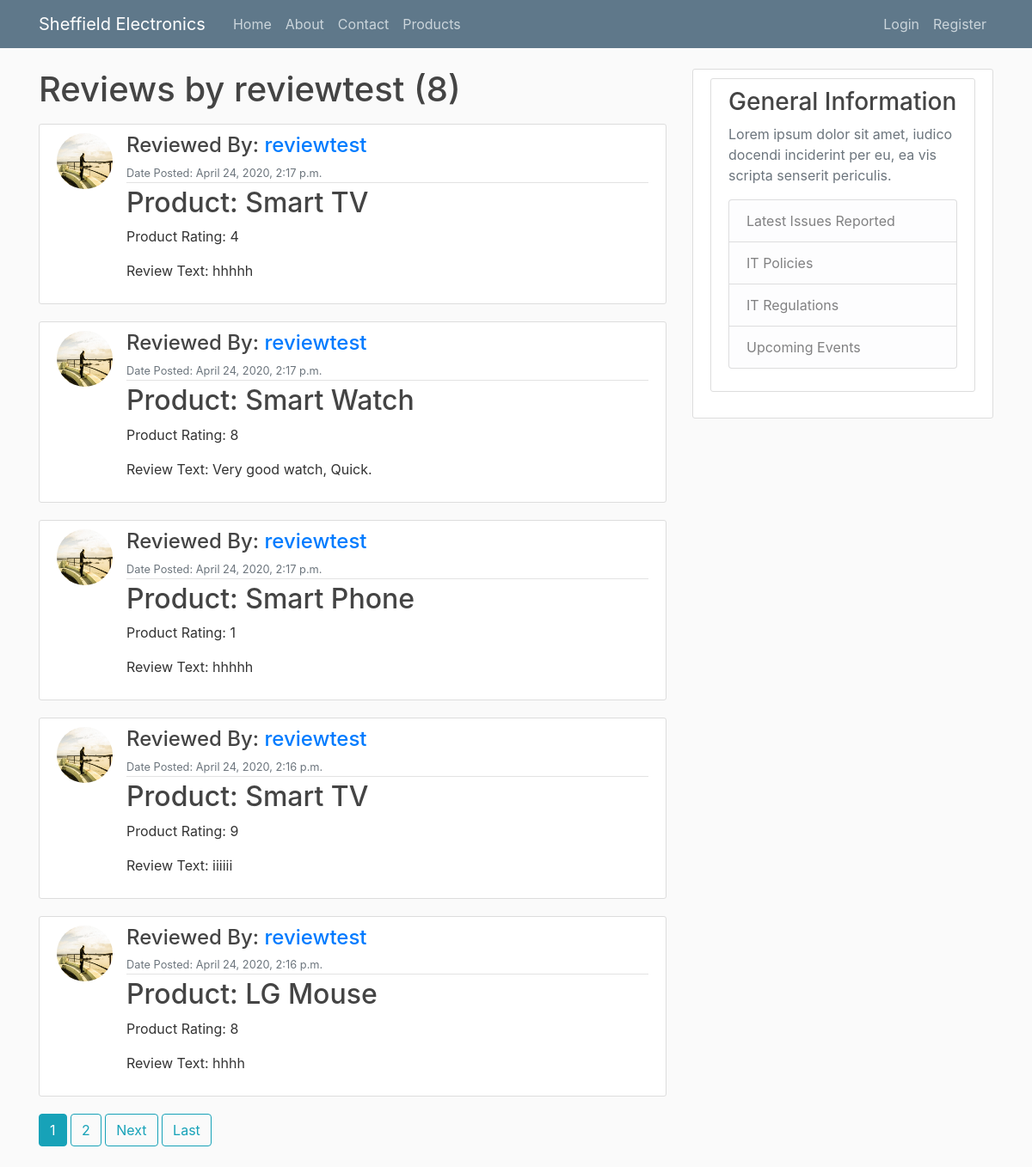
The app's page /user/reviewtest with its own data.
### itreporting/models.py (models this page shows, shortened)
class Review(models.Model):
	productname=models.CharField(max_length=255)
	productrating=models.CharField(max_length=5)
	reviewtext=models.TextField()
	date=models.DateTimeField(default=timezone.now)
	author=models.ForeignKey(User,on_delete=models.CASCADE)

### users/models.py (models this page shows)
class Profile(models.Model):
	user = models.OneToOneField(User, on_delete=models.CASCADE)
	fullname=models.CharField(max_length=255)
	dob=models.DateField()
	address=models.TextField()
	city=models.CharField(max_length=255)
	country=models.CharField(max_length=255)
	image = models.ImageField(default='default.jpg', upload_to='profile_pics')

### itreporting/views.py (the view)
# urls.py: path('user/<str:username>', UserPostListView.as_view(), name='user-reviews'),
class UserPostListView(ListView):
	model = Review
	template_name = 'itreporting/user_reviews.html'
	context_object_name = 'reviews'
	paginate_by = 5
	def get_queryset(self):
		user=get_object_or_404(User,
		username=self.kwargs.get('username'))
		return Review.objects.filter(author=user).order_by('-date')

### itreporting/templates/itreporting/user_reviews.html (shortened to what this page needs)
{% extends "itreporting/base.html" %}
{% block content %}
<h1 class="mb-3"> Reviews by {{ view.kwargs.username }} ({{ page_obj.paginator.count }})</h1>
{% for review in reviews %}
	<article class="media content-section">
	<img class="rounded-circle article-img" src="{{ review.author.profile.image.url }}"/>
  <div class="media-body">
    <div class="article-metadata">
      <h4 class="mr-2"> Reviewed By:  <a class="mr-2" href="{% url 'user-reviews' review.author.username %}"> {{ review.author }} </a>  </h4>
      <small class="text-muted">Date Posted: {{ review.date}}</small>
    </div>
    <h2>Product: <a class="article-title" href="{% url 'review-detail' review.id %}">{{ review.productname }} </a></h2>
	<p class="article-content">Product Rating: {{ review.productrating }}</p>
	<p class="article-content">Review Text: {{ review.reviewtext }}</p>
  </div>
</article>
{% endfor %}
{% if is_paginated %}
      {% for num in page_obj.paginator.page_range %}
        {% if page_obj.number == num %}
          <a class="btn btn-info mb-4" href="?page={{ num }}">{{ num }}</a>
        {% elif num > page_obj.number|add:'-3' and num < page_obj.number|add:'3' %}
          <a class="btn btn-outline-info mb-4" href="?page={{ num }}">{{ num }}</a>
        {% endif %}
      {% endfor %}
      {% if page_obj.has_next %}
        <a class="btn btn-outline-info mb-4" href="?page={{ page_obj.next_page_number }}">Next</a>
        <a class="btn btn-outline-info mb-4" href="?page={{ page_obj.paginator.num_pages }}">Last</a>
      {% endif %}
{% endif %}
{% endblock content %}

### itreporting/static/css/styles.css (style rules this page uses)
body { background: #fafafa; color: #333333; margin-top: 5rem; }
h1, h2, h3, h4, h5, h6 { color: #444444; }
.content-section { background: #ffffff; padding: 10px 20px; border: 1px solid #dddddd; border-radius: 3px; margin-bottom: 20px; }
.article-title { color: #444444; }
.article-content { white-space: pre-line; }
.article-img { height: 65px; width: 65px; margin-right: 16px; }
.article-metadata { padding-bottom: 1px; margin-bottom: 4px; border-bottom: 1px solid #e3e3e3 }

### records on screen
Review: author.profile.image (picture), author "reviewtest", date "April 24, 2020, 2:17 p.m.", productname "Smart TV", productrating "4", reviewtext "hhhhh"
Review: author.profile.image (picture), author "reviewtest", date "April 24, 2020, 2:17 p.m.", productname "Smart Watch", productrating "8", reviewtext "Very good watch, Quick."
Review: author.profile.image (picture), author "reviewtest", date "April 24, 2020, 2:17 p.m.", productname "Smart Phone", productrating "1", reviewtext "hhhhh"
Review: author.profile.image (picture), author "reviewtest", date "April 24, 2020, 2:16 p.m.", productname "Smart TV", productrating "9", reviewtext "iiiiii"
Review: author.profile.image (picture), author "reviewtest", date "April 24, 2020, 2:16 p.m.", productname "LG Mouse", productrating "8", reviewtext "hhhh"

### other values on screen
{{ view.kwargs.username }} "reviewtest"
{{ page_obj.paginator.count }} "8"
{{ num }} "1"
{{ num }} "2"
